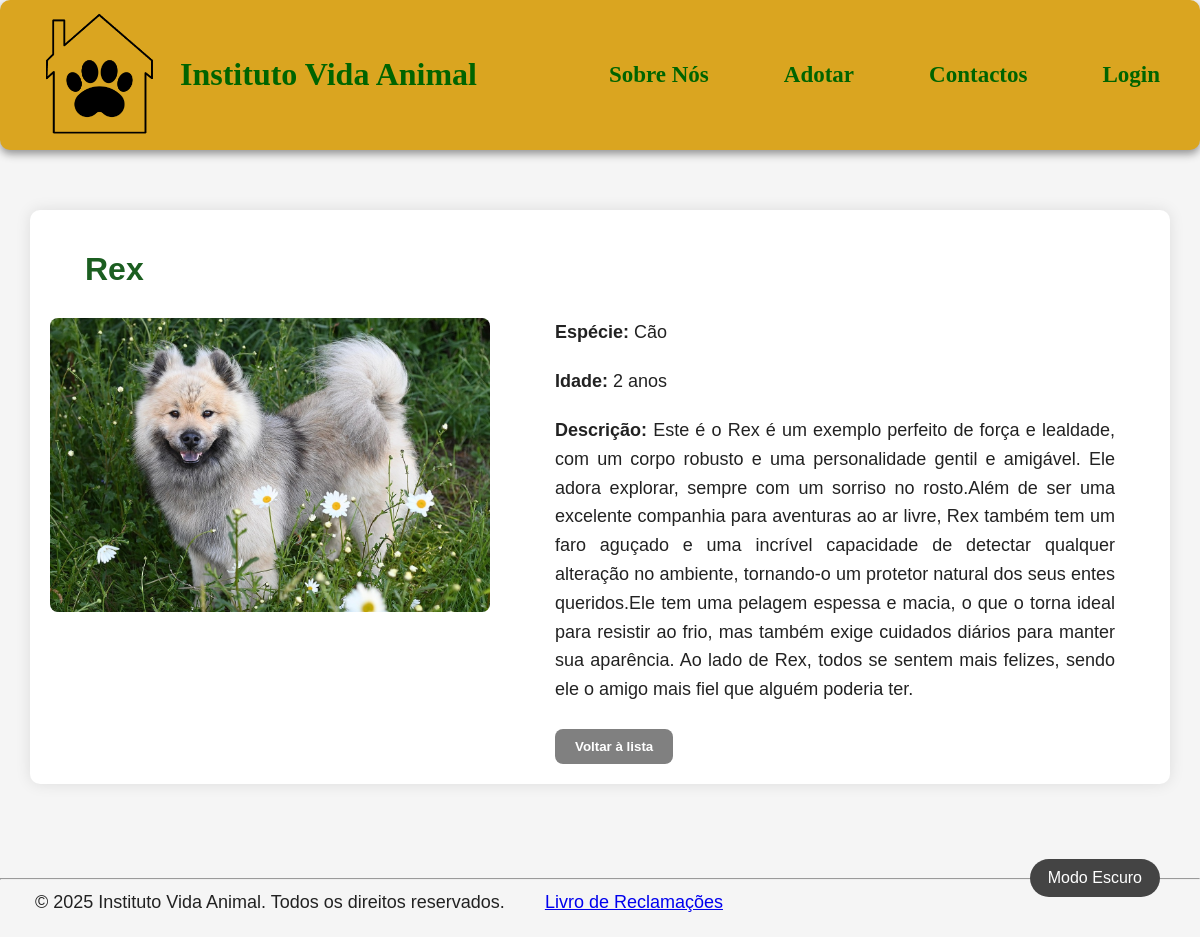
The page /animaisadc/1/ on the database its author committed.
### app_adocao/models.py (models this page shows, shortened)
class Animal(models.Model):
    ESPECIES = (
        ('gato', 'Gato'),
        ('cao', 'Cão'),
    )
    nome = models.CharField(max_length=15)
    idade = models.IntegerField()
    especie = models.CharField(choices=ESPECIES)
    descricao = models.CharField(max_length=1000)
    imagem = models.ImageField(upload_to='imgAnimal/')
    padrinho = models.ForeignKey(
            User,
            on_delete=models.SET_NULL,
            null=True,
            blank=True,
            related_name='animais_apadrinhados'
        )

### app_adocao/views.py (the view)
# urls.py: path('animaisadc/<int:animal_id>/', views.animaisadc, name='animais_detalhe'),
def animaisadc(request, animal_id):
    animal = get_object_or_404(Animal, id=animal_id)
    return render(request, 'animais/animaisadc.html', {'animal': animal})

### app_adocao/templates/animais/animaisadc.html (shortened to what this page needs)
<!DOCTYPE html>
<html lang="pt">
    <head>
        {% load static %}
        <link rel="stylesheet" href="{% static 'css/style.css' %}">
        <link rel="stylesheet" href="{% static 'css/animais.css' %}">
        <link rel="stylesheet" href="{% static 'css/modoEscuro.css' %}">
    </head>
    <body>
        <header class="cabecalho">
            <div style="gap: 20px; display: flex; align-items: center;">
                <img src="{% static 'imagens/logo.png' %}" alt="Logo do Instituto Vida Animal" class="logo">
                <a class="home" href="/">Instituto Vida Animal</a>
            </div>
            <nav>
                <a style="font-size: 23px;" href="../../sobreNos">Sobre Nós</a>
                <a style="font-size: 23px;" href="../../adotar">Adotar</a>
                <a style="font-size: 23px;" href="../../contactos">Contactos</a>
                {% if user.is_authenticated %}
                    <span style="font-size: 20px; margin-right: 10px;">Olá, {{ user.username }}!</span>
                    <a style="font-size: 23px;" href="{% url 'logout' %}">Logout</a>
                {% else %}
                    <a style="font-size: 23px;" href="{% url 'sign_in' %}">Login</a>
                {% endif %}
            </nav>
        </header>
        <button id="darkModeToggle">Modo Escuro</button>
        <main>
            <h1>{{ animal.nome }}</h1>
            <div class="animal-detalhes">
                <img src="{{ animal.imagem.url }}" alt="Imagem de {{ animal.nome }}">
                <div class="animal-info">
                    <p><strong>Espécie:</strong> {{ animal.get_especie_display }}</p>
                    <p><strong>Idade:</strong> {{ animal.idade }} anos</p>
                    <p><strong>Descrição:</strong> {{ animal.descricao }}</p>
                    <div style="margin-top: 25px; margin-left: 35px;">
                        <a href="{% url 'adotar' %}"><button class="btn-voltar">Voltar à lista</button></a>
                    </div>
                </div>
            </div>
        </main>
        <br><br>
        <footer>
        <hr>
        <p>
            &copy; 2025 Instituto Vida Animal. Todos os direitos reservados.
            <a class="sign_up" style="margin-left: 35px;" href="https:/www.livroreclamacoes.pt/inicio" rel="noopener noreferrer" target="_blank">Livro de Reclamações</a>
        </p>
    </footer>
    </body>
</html>

### app_adocao/static/css/style.css (style rules this page uses)
body { font-family: Arial, sans-serif; background-color: whitesmoke; margin: 0; color: #222; padding-top: 160px; }
h1 { margin-left: 35px; font-family: 'Trebuchet MS', sans-serif; color: #1b5e20; }
p { text-align: justify; margin: 0 35px 20px 35px; font-size: large; line-height: 1.6; }
.cabecalho { display: flex; align-items: center; justify-content: space-between; padding: 0 40px; background-color: #daa520; border-radius: 10px; box-shadow: 0 4px 8px rgba(0, 0, 0, 0.404); height: 150px; position: fixed; top: 0; left: 0; right: 0; z-index: 1000; }
.logo { width: 120px; height: auto; }
.home { font-size: 32px; font-family: cursive; font-weight: bolder; color: darkgreen; text-decoration: none; }
nav { font-family: cursive; display: flex; gap: 75px; align-items: center; font-weight: bolder; }
nav a, nav span { font-size: 23px; }
a:link:not(.sign_up), a:visited:not(.sign_up) { color: darkgreen; text-decoration: none; }
button { background-color: darkgreen; color: white; padding: 8px 20px; border-radius: 8px; border: none; cursor: pointer; transition: 0.3s; }
.btn-voltar { background-color: gray !important; color: white; font-weight: bold; text-decoration: none; padding: 10px 20px; border-radius: 8px; display: inline-block; }
main { max-width: 1100px; margin: 50px auto; padding: 20px; background-color: white; border-radius: 10px; box-shadow: 0 0 15px rgba(0,0,0,0.1); }

### app_adocao/static/css/animais.css (style rules this page uses)
.animal-detalhes { display: flex; gap: 30px; align-items: flex-start; margin-top: 30px; }
.animal-detalhes img { max-width: 40%; height: auto; border-radius: 8px; object-fit: cover; }
.animal-info { flex: 1; }

### app_adocao/static/css/modoEscuro.css (style rules this page uses)
#darkModeToggle { cursor: pointer; font-size: 16px; padding: 10px 18px; border: none; border-radius: 50px; background-color: #444; color: white; transition: background-color 0.3s, transform 0.2s; margin: 20px; position: fixed; bottom: 20px; right: 20px; z-index: 1000; }

### rows shown on the page
Animal: nome "Rex", imagem (picture), especie "Cão", idade "2", descricao "Este é o Rex é um exemplo perfeito de força e lealdade, com um corpo robusto e uma personalidade gentil e amigável. Ele adora explorar, sempre com um sorriso no rosto.Além de ser uma excelente companhia para aventuras ao ar livre, Rex também tem um faro aguçado e uma incrível capacidade de detectar qualquer alteração no ambiente, tornando-o um protetor natural dos seus entes queridos.Ele tem uma pelagem espessa e macia, o que o torna ideal para resistir ao frio, mas também exige cuidados diários para manter sua aparência. Ao lado de Rex, todos se sentem mais felizes, sendo ele o amigo mais fiel que alguém poderia ter."
